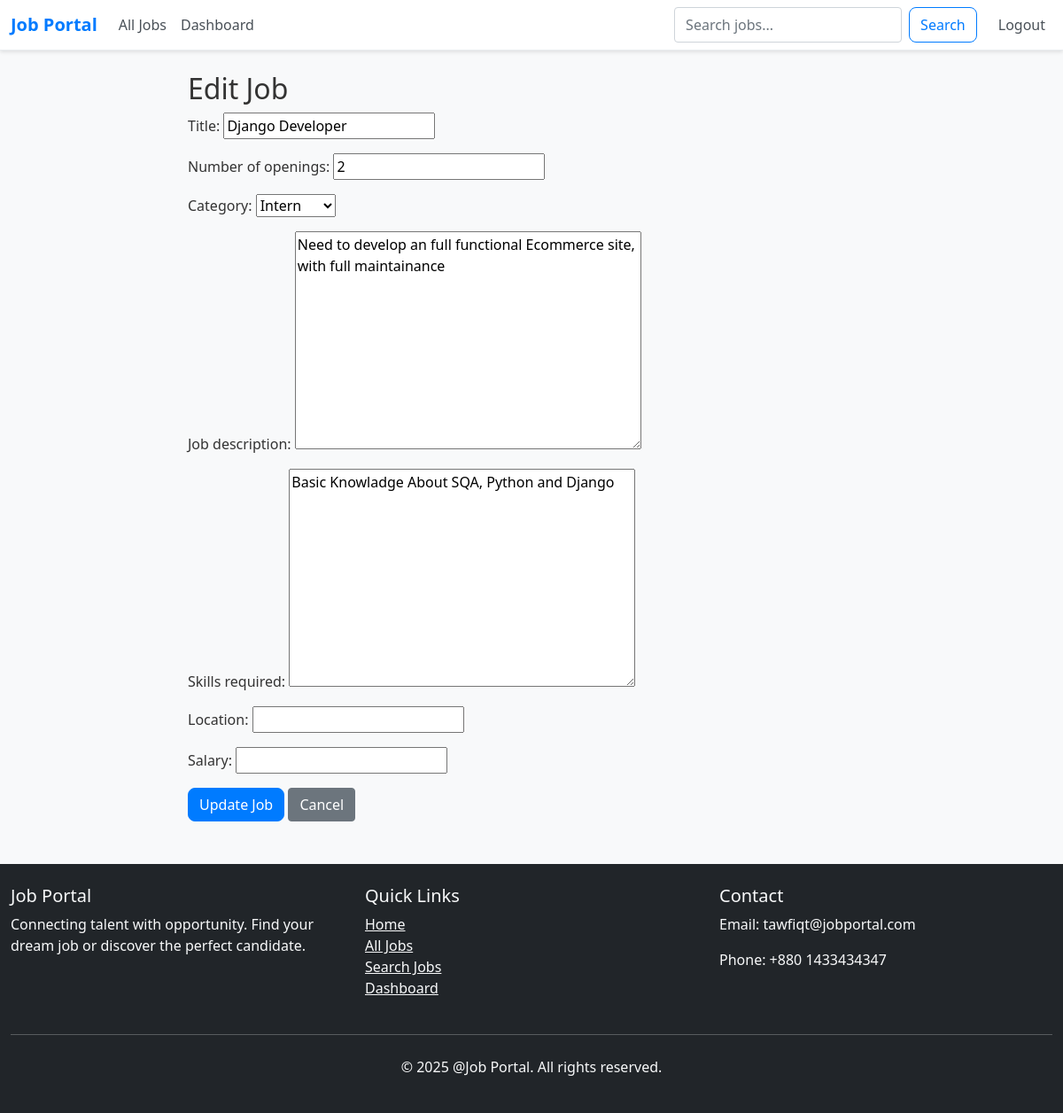
/edit_job/1/ (signed in), run on the app's committed database.
### jobApp/models.py (models this page shows, shortened)
class Job(models.Model):
    CATEGORY_CHOICES = (
        ('intern', 'Intern'),
        ('junior', 'Junior'),
        ('senior', 'Senior'),
        ('lead', 'Lead'),
        ('manager', 'Manager'),
        ('other', 'Other'),
    )
    recruiter = models.ForeignKey(User, on_delete=models.CASCADE)
    title = models.CharField(max_length=200)
    number_of_openings = models.IntegerField()
    category = models.CharField(max_length=100, choices=CATEGORY_CHOICES, default='junior')
    job_description = models.TextField()
    skills_required = models.TextField()
    location = models.CharField(max_length=100, blank=True, null=True)
    salary = models.CharField(max_length=100, blank=True, null=True)
    created_at = models.DateTimeField(auto_now_add=True)

### jobApp/views.py (the view)
# urls.py: path('edit_job/<int:job_id>/', edit_job, name='edit_job'),
@login_required
def edit_job(request, job_id):
    job = get_object_or_404(Job, id=job_id, recruiter=request.user)
    if request.method == 'POST':
        form = JobForm(request.POST, instance=job)
        if form.is_valid():
            form.save()
            return redirect('dashboard')
    else:
        form = JobForm(instance=job)
    return render(request, 'edit_job.html', {'form': form})

### jobApp/forms.py
class JobForm(forms.ModelForm):
    class Meta:
        model = Job
        fields = (
            'title',
            'number_of_openings',
            'category',
            'job_description',
            'skills_required',
            'location',
            'salary',
        )

### templates/edit_job.html (shortened to what this page needs)
{% extends 'base.html' %}
{% block content %}
<div class="row justify-content-center">
    <div class="col-md-8">
        <h2>Edit Job</h2>
        <form method="post">
            {{ form.as_p }}
            <button type="submit" class="btn btn-primary">Update Job</button>
            <a href="{% url 'dashboard' %}" class="btn btn-secondary">Cancel</a>
        </form>
    </div>
</div>
{% endblock %}

### templates/base.html (style rules this page uses)
body { background-color: #f8f9fa; min-height: 100vh; font-family: 'Segoe UI', Tahoma, Geneva, Verdana, sans-serif; color: #333; }
.btn-primary { background-color: #007bff; border-color: #007bff; border-radius: 8px; }

### data on the page
Job: title "Django Developer", number_of_openings "2", category "Intern", job_description "Need to develop an full functional Ecommerce site, with full maintainance", skills_required "Basic Knowladge About SQA, Python and Django"
